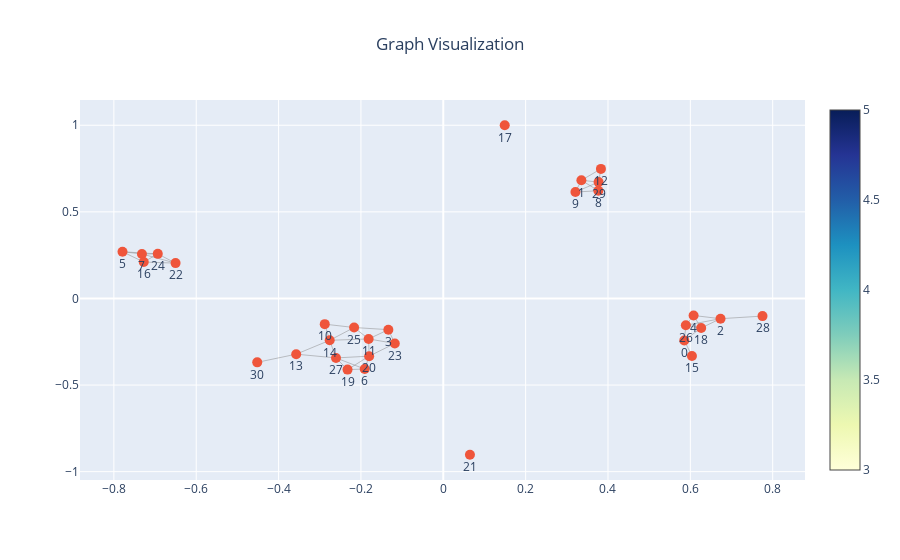

The notebook cell saved with this chart:
### Code cell
# Create the Plotly figure
fig = go.Figure(data=[edge_trace, node_trace])

# Customize the layout
fig.update_layout(
    showlegend=False,
    hovermode='closest',
    title="Graph Visualization",
    title_x=0.5,
)

# Display the Plotly figure
fig.show()

### Figure 1 — Plotly figure (JSON) as saved in the notebook; plotly's stock layout.template omitted (floating-point values rounded to 4 significant figures; data arrays with more than 128 entries replaced by an {"elided": "..."} marker saying what was removed)
{"data": [{"hoverinfo": "none", "line": {"color": "#888", "width": 0.5}, "mode": "lines", "type": "scatter", "x": {"elided": "144 float values"}, "y": {"elided": "144 float values"}}, {"marker": {"colorscale": [[0, "rgb(255,255,217)"], [0.125, "rgb(237,248,177)"], [0.25, "rgb(199,233,180)"], [0.375, "rgb(127,205,187)"], [0.5, "rgb(65,182,196)"], [0.625, "rgb(29,145,192)"], [0.75, "rgb(34,94,168)"], [0.875, "rgb(37,52,148)"], [1, "rgb(8,29,88)"]], "showscale": true, "size": 10}, "mode": "markers+text", "text": ["0", "1", "2", "3", "4", "5", "6", "7", "8", "9", "10", "11", "12", "13", "14", "15", "16", "17", "18", "19", "20", "21", "22", "23", "24", "25", "26", "27", "28", "29", "30"], "textposition": "bottom center", "type": "scatter", "x": [0.5853, 0.3354, 0.6733, -0.1334, 0.6079, -0.779, -0.1908, -0.7319, 0.3766, 0.3209, -0.2878, -0.1813, 0.3828, -0.3572, -0.2759, 0.6039, -0.7274, 0.1492, 0.6263, -0.2325, -0.18, 0.06473, -0.6502, -0.1178, -0.6934, -0.2166, 0.5891, -0.2606, 0.7752, 0.3771, -0.4519], "y": [-0.2423, 0.6822, -0.1168, -0.1802, -0.0984, 0.2696, -0.4076, 0.2569, 0.622, 0.6143, -0.1484, -0.2339, 0.7481, -0.3218, -0.2416, -0.332, 0.2102, 1, -0.1704, -0.4108, -0.3332, -0.9024, 0.2041, -0.2597, 0.2575, -0.1678, -0.1551, -0.3434, -0.1018, 0.6718, -0.3689]}], "layout": {"hovermode": "closest", "showlegend": false, "title": {"text": "Graph Visualization", "x": 0.5}}}
